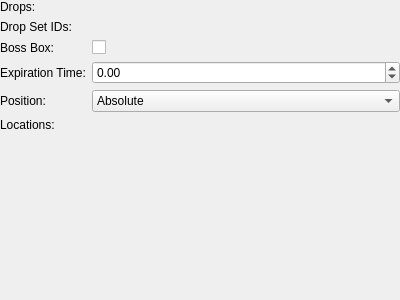
<?xml version="1.0" encoding="UTF-8"?>
<ui version="4.0">
 <class>EventPerformActions</class>
 <widget class="QWidget" name="EventPerformActions">
  <property name="geometry">
   <rect>
    <x>0</x>
    <y>0</y>
    <width>400</width>
    <height>300</height>
   </rect>
  </property>
  <layout class="QVBoxLayout" name="verticalLayout">
   <property name="leftMargin">
    <number>0</number>
   </property>
   <property name="topMargin">
    <number>0</number>
   </property>
   <property name="rightMargin">
    <number>0</number>
   </property>
   <property name="bottomMargin">
    <number>0</number>
   </property>
   <item>
    <layout class="QFormLayout" name="formLayout">
     <property name="fieldGrowthPolicy">
      <enum>QFormLayout::AllNonFixedFieldsGrow</enum>
     </property>
     <item row="0" column="0">
      <widget class="QLabel" name="lblDrops">
       <property name="text">
        <string>Drops:</string>
       </property>
      </widget>
     </item>
     <item row="1" column="0">
      <widget class="QLabel" name="lblDropSetIDs">
       <property name="text">
        <string>Drop Set IDs:</string>
       </property>
      </widget>
     </item>
     <item row="1" column="1">
      <widget class="DynamicList" name="dropSetIDs" native="true"/>
     </item>
     <item row="2" column="0">
      <widget class="QLabel" name="lblIsBossBox">
       <property name="text">
        <string>Boss Box:</string>
       </property>
      </widget>
     </item>
     <item row="2" column="1">
      <widget class="QCheckBox" name="isBossBox">
       <property name="text">
        <string/>
       </property>
      </widget>
     </item>
     <item row="3" column="0">
      <widget class="QLabel" name="lblExpirationTime">
       <property name="text">
        <string>Expiration Time:</string>
       </property>
      </widget>
     </item>
     <item row="3" column="1">
      <widget class="QDoubleSpinBox" name="expirationTime">
       <property name="minimum">
        <double>-10000.000000000000000</double>
       </property>
       <property name="maximum">
        <double>10000.000000000000000</double>
       </property>
      </widget>
     </item>
     <item row="4" column="0">
      <widget class="QLabel" name="lblPosition">
       <property name="text">
        <string>Position:</string>
       </property>
      </widget>
     </item>
     <item row="4" column="1">
      <widget class="QComboBox" name="position">
       <item>
        <property name="text">
         <string>Absolute</string>
        </property>
       </item>
       <item>
        <property name="text">
         <string>Source Relative</string>
        </property>
       </item>
      </widget>
     </item>
     <item row="5" column="0">
      <widget class="QLabel" name="lblLocations">
       <property name="text">
        <string>Locations:</string>
       </property>
      </widget>
     </item>
     <item row="0" column="1">
      <widget class="DynamicList" name="drops" native="true"/>
     </item>
     <item row="5" column="1">
      <widget class="DynamicList" name="locations" native="true"/>
     </item>
    </layout>
   </item>
  </layout>
 </widget>
 <customwidgets>
  <customwidget>
   <class>DynamicList</class>
   <extends>QWidget</extends>
   <header>DynamicList.h</header>
   <container>1</container>
  </customwidget>
 </customwidgets>
 <resources/>
 <connections/>
</ui>
